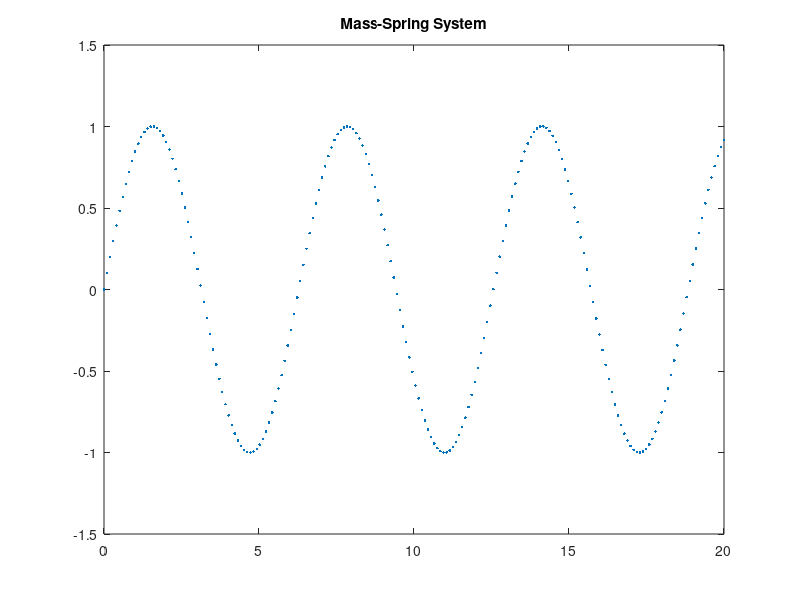

Write the MATLAB code that produced this figure.
%Classical Mass-Spring System 
clear; close all; clc
N = 200;
x = linspace(0,20,N);
dx = x(2)-x(1);
A=1;
B=0;
C=1;
D=0;

i = 1; y(i) = 0;
i = 2; y(i) = dx+y(i-1);

for i = 2:N-1
    y(i+1) = (D+A*2*y(i)/dx^2-A*y(i-1)/dx^2 ...
               +B*y(i-1)/(2*dx)-C*y(i))/(A/dx^2+B/(2*dx));
end
plot(x,y,'.'),title('Mass-Spring System')